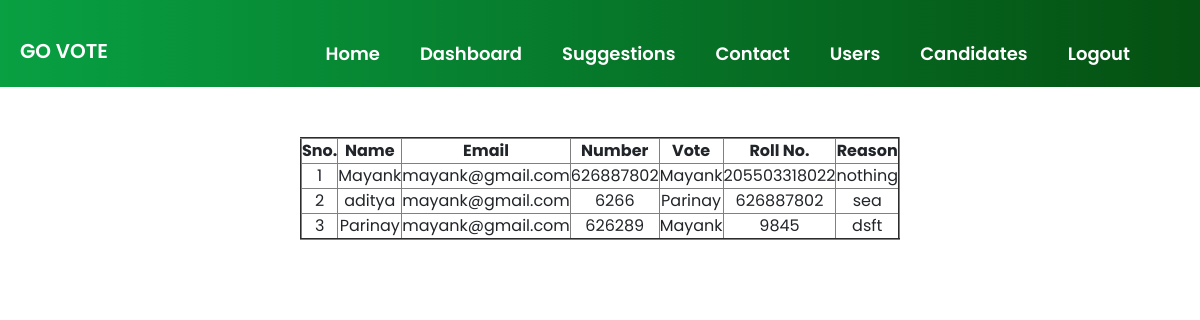
Screenshot of /user_details_2.php with the database file from the repository.
### tables this page shows
CREATE TABLE `users_2nd` (
  `id` int(11) NOT NULL,
  `name` varchar(60) DEFAULT NULL,
  `email` varchar(60) DEFAULT NULL,
  `Branch` varchar(20) DEFAULT NULL,
  `number` bigint(20) DEFAULT NULL,
  `candidate` varchar(40) DEFAULT NULL,
  `rollno` bigint(30) DEFAULT NULL,
  `reason` varchar(250) DEFAULT NULL
);

### user_details_2.php (the view, shortened to what this page needs)
<!DOCTYPE html>
<html>
<head>
</head>
<body>
 <link rel="stylesheet" href="css/bootstrap.min.css">
 <link rel="stylesheet" href="css/style.css">
 <link rel="stylesheet" href="https://stackpath.bootstrapcdn.com/font-awesome/4.7.0/css/font-awesome.min.css">
</head>
<body>
<div class="container-fluid" id="cont-3">
        <header id="nav-bar">
          <nav class="navbar navbar-expand-lg navbar-light bg-dark">
            <a class="navbar-brand" href=index.html  style="color: white; font-weight: 600; margin-top: 15px;">GO VOTE</a>
            <div class="collapse navbar-collapse" id="navbarNav">
              <ul class="navbar-nav ml-auto animate__animated animate__bounceInDown" style="padding-right: 50px;">
                <li class="nav-item" >
                  <a class="nav-link" href="index.html" style="color:white; font-weight: 600; text-align: center; font-size: 18px; margin-top: 20px;  text-transform: capitalize; padding: 20px;">Home</a>
                </li>
                <li class="nav-item" >
                  <a class="nav-link" href="admin_dashboard.php" style="color:white; font-weight: 600; text-align: center; font-size: 18px; margin-top: 20px;  text-transform: capitalize; padding: 20px;">Dashboard</a>
                </li>
                <li class="nav-item" >
                  <a class="nav-link" href="user_suggestion.php"  style="color: white; font-weight: 600; text-align: center; font-size: 18px; margin-top: 20px;  text-transform: capitalize; padding: 20px;">Suggestions</a>
                </li>
                <li class="nav-item" >
                  <a class="nav-link" href="show_contact.php"  style="color: white; font-weight: 600; text-align: center; font-size: 18px; margin-top: 20px;  text-transform: capitalize; padding: 20px;">Contact</a>
                </li>
                <li class="nav-item">
                  <a class="nav-link" href="user_details_year.php" style="color: white; font-weight: 600; text-align: center; font-size: 18px; margin-top: 20px;  text-transform: capitalize; padding: 20px;">Users</a>
                </li>
                <li class="nav-item">
                  <a class="nav-link" href="user_cand_year.php" style="color: white; font-weight: 600; text-align: center; font-size: 18px; margin-top: 20px;  text-transform: capitalize; padding: 20px;">Candidates</a>
                </li>
                <li class="nav-item" >
                  <a class="nav-link" href="logout.php"  style="color: white; font-weight: 600; text-align: center; font-size: 18px; margin-top: 20px;  text-transform: capitalize; padding: 20px;">Logout</a>
                </li>
              </ul>
            </div>
          </nav>
        </header>
	<section style="padding-top:50px; padding-botton:50px">
        <div class="container">
            <div class="row">
                <div class="col-md-12" >
	<?php session_start();
	include('dbConnect.php');
	$sql = "select * from users_2nd order by id desc";
	$stmt = $pdo->prepare($sql);
	$stmt->execute();
	$rs =  $stmt->fetchAll();
	echo "
		<table border='2'>
			<tr>
				<th>Sno.</th>
				<th>Name</th>
				<th>Email</th>
				<th>Number</th>
				<th>Vote</th>
				<th>Roll No.</th>
				<th>Reason</th>
			</tr>
	";
	$i = 1;
	foreach($rs as $row){
		echo "
		<tr>
			<td>".$i."</td>
			<td>".$row['name']."</td>
			<td>".$row['email']."</td>
			<td>".$row['number']."</td>
			<td>".$row['candidate']."</td>
			<td>".$row['rollno']."</td>
			<td>".$row['reason']."</td>
        </tr>
		";
		$i++;
	}
	echo "</table>";
    ?>
        </div>
            </div>
        </div>
    </section>
</body>
</html>

### css/style.css (style rules this page uses)
* { margin: 0; padding: 0; box-sizing: border-box; font-family: 'Poppins', sans-serif; scroll-behavior: smooth; text-align: center; }
#nav-bar { position: sticky; }
.navbar { background-image: linear-gradient(to right, #08a042,#055012 ); padding: 0; }
.navbar-brand { height: 40px; padding-left: 20px; }
#cont-3 { margin-left: 0; margin-right: 0; padding-left: 0; padding-right: 0; max-width: 100%; }
table { margin-left: auto; margin-right: auto; }

### rows the page displays
users_2nd: name "Mayank", email "mayank@gmail.com", number "626887802", candidate "Mayank", rollno "205503318022", reason "nothing"
users_2nd: name "aditya", email "mayank@gmail.com", number "6266", candidate "Parinay", rollno "626887802", reason "sea"
users_2nd: name "Parinay", email "mayank@gmail.com", number "626289", candidate "Mayank", rollno "9845", reason "dsft"
